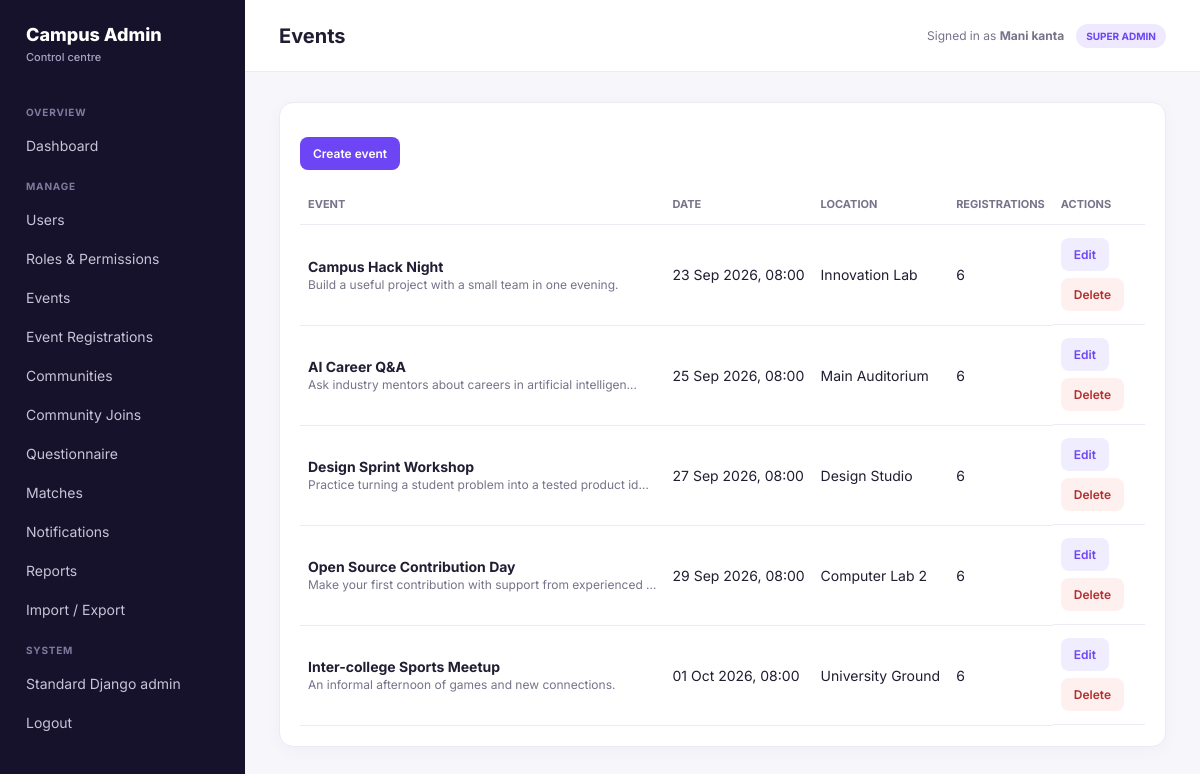
Screenshot of /admin-dashboard/events/ (signed in) with the database file from the repository.
### accounts/models.py (models this page shows, shortened)
class User(AbstractUser):
    id = models.UUIDField(primary_key=True, default=uuid.uuid4, editable=False)
    username = None  # Not used; authentication via email
    email = models.EmailField('Email Address', unique=True)
    first_name = models.CharField('First Name', max_length=150, blank=True)
    last_name = models.CharField('Last Name', max_length=150, blank=True)
    is_verified = models.BooleanField('Verified', default=False)
    created_at = models.DateTimeField(auto_now_add=True)
    updated_at = models.DateTimeField(auto_now=True)
    USERNAME_FIELD = 'email'
    REQUIRED_FIELDS = ['first_name', 'last_name']
    objects = UserManager()
    class Meta:
        db_table = 'accounts_user'
        ordering = ['-created_at']

### events/models.py (models this page shows, shortened)
class Event(models.Model):
    title = models.CharField(max_length=200)
    description = models.TextField(blank=True)
    start = models.DateTimeField()
    location = models.CharField(max_length=200, blank=True)
    color = models.CharField(max_length=7, default='#7C4DFF')
    attendees = models.ManyToManyField(
        settings.AUTH_USER_MODEL,
        blank=True,
        related_name='events',
    )
    created_at = models.DateTimeField(auto_now_add=True)
    class Meta:
        ordering = ('start',)

### admin_dashboard/views.py (the view)
# urls.py: path('events/', views.events, name='events'),
@dashboard_access
def events(request):
    return render(request, 'admin_dashboard/events.html', _context(request, events=Event.objects.all()))

### admin_dashboard/permissions.py (called while the page is built)
def dashboard_access(view):
    @wraps(view)
    def wrapped(request, *args, **kwargs):
        if not request.user.is_authenticated or not request.user.is_staff:
            raise PermissionDenied
        return view(request, *args, **kwargs)
    return wrapped

### admin_dashboard/views.py (called while the page is built)
def _role(user):
    if user.is_superuser:
        return 'SUPER ADMIN'
    return user.groups.values_list('name', flat=True).first() or ('ADMIN' if user.is_staff else 'STUDENT')

def _context(request, **extra):
    return {'admin_role': _role(request.user), **extra}

### templates/admin_dashboard/events.html
{% extends "admin_dashboard/base.html" %}{% block title %}Events{% endblock %}{% block heading %}Events{% endblock %}{% block content %}
<div class="panel"><p><a class="btn" href="{% url 'admin_dashboard:event_new' %}">Create event</a></p><div class="table-wrap"><table class="table"><tr><th>Event</th><th>Date</th><th>Location</th><th>Registrations</th><th>Actions</th></tr>{% for event in events %}<tr><td><strong>{{ event.title }}</strong><br><span class="muted">{{ event.description|truncatechars:60 }}</span></td><td>{{ event.start|date:"d M Y, H:i" }}</td><td>{{ event.location }}</td><td>{{ event.attendees.count }}</td><td class="actions"><a class="btn secondary" href="{% url 'admin_dashboard:event_edit' event.id %}">Edit</a><form method="post" action="{% url 'admin_dashboard:event_delete' event.id %}">{% csrf_token %}<button class="btn danger">Delete</button></form></td></tr>{% endfor %}</table></div></div>
{% endblock %}

### templates/admin_dashboard/base.html (shortened to what this page needs)
<!doctype html>
<html lang="en">
<head>
</head>
<body>
<div class="layout">
  <aside class="sidebar">
    <div class="brand">Campus Admin<small>Control centre</small></div>
    <nav class="nav">
      <div class="nav-title">Overview</div><a href="{% url 'admin_dashboard:dashboard' %}">Dashboard</a>
      <div class="nav-title">Manage</div><a href="{% url 'admin_dashboard:users' %}">Users</a><a href="{% url 'admin_dashboard:roles' %}">Roles & Permissions</a><a href="{% url 'admin_dashboard:events' %}">Events</a><a href="{% url 'admin_dashboard:event_registrations' %}">Event Registrations</a><a href="{% url 'admin_dashboard:communities' %}">Communities</a><a href="{% url 'admin_dashboard:community_joins' %}">Community Joins</a><a href="{% url 'admin_dashboard:questionnaire' %}">Questionnaire</a><a href="{% url 'admin_dashboard:matches' %}">Matches</a><a href="{% url 'admin_dashboard:notifications' %}">Notifications</a><a href="{% url 'admin_dashboard:reports' %}">Reports</a><a href="{% url 'admin_dashboard:questionnaire_import_export' %}">Import / Export</a>
      <div class="nav-title">System</div><a href="/admin/">Standard Django admin</a><form method="post" action="{% url 'logout' %}">{% csrf_token %}<button style="display:block;width:100%;text-align:left;background:none;border:0;color:#c8c3d8;padding:10px 12px;border-radius:9px;font:inherit;cursor:pointer">Logout</button></form>
    </nav>
  </aside>
  <main class="main">
    <header class="topbar"><h1>{% block heading %}Dashboard{% endblock %}</h1><div class="identity"><span>Signed in as <strong>{{ request.user.get_full_name|default:request.user.email }}</strong></span><b class="badge">{{ admin_role }}</b></div></header>
    <section class="content">
      {% block content %}{% endblock %}
    </section>
  </main>
</div>
</body>
</html>

### templates/admin_dashboard/base.html (style rules this page uses)
:root { --purple:#6d45f5;--dark:#17122b;--muted:#77738a;--line:#eceaf4;--bg:#f7f6fb }
* { box-sizing:border-box }
body { margin:0;background:var(--bg);color:#211d32;font:14px Inter,system-ui,sans-serif }
.layout { display:flex;min-height:100vh }
.sidebar { width:245px;background:var(--dark);color:#fff;padding:24px 14px;flex-shrink:0 }
.brand { font-size:18px;font-weight:800;padding:0 12px 28px }
.brand small { display:block;color:#aaa2c4;font-size:11px;font-weight:500;margin-top:5px }
.nav-title { color:#817a9e;text-transform:uppercase;font-size:10px;font-weight:700;padding:14px 12px 7px;letter-spacing:.08em }
.nav a { display:block;color:#c8c3d8;text-decoration:none;padding:10px 12px;border-radius:9px;margin:2px 0 }
.main { flex:1;min-width:0 }
.topbar { height:72px;background:#fff;border-bottom:1px solid var(--line);display:flex;align-items:center;justify-content:space-between;padding:0 34px }
.topbar h1 { font-size:20px;margin:0 }
.identity { display:flex;align-items:center;gap:12px;color:var(--muted);font-size:12px }
.badge { background:#eee9ff;color:var(--purple);border-radius:99px;padding:6px 10px;font-weight:700;font-size:10px }
.content { padding:30px 34px;max-width:1400px }
.stat,.panel { background:#fff;border:1px solid var(--line);border-radius:14px;padding:20px;box-shadow:0 4px 18px #2c205408 }
.muted { color:var(--muted);font-size:12px }
.table-wrap { overflow:auto }
.table { width:100%;border-collapse:collapse }
.table th,.table td { text-align:left;border-bottom:1px solid var(--line);padding:13px 8px;white-space:nowrap }
.table th { font-size:11px;color:var(--muted);text-transform:uppercase }
.btn { display:inline-block;border:0;border-radius:8px;background:var(--purple);color:#fff;padding:9px 13px;text-decoration:none;font:600 12px Inter;cursor:pointer }
.btn.secondary { background:#f0edff;color:var(--purple) }
.btn.danger { background:#fff0f0;color:#b32e2e }
.actions { display:flex;gap:7px;flex-wrap:wrap }

### rows the page displays
User: user.get_full_name "Mani kanta"
Event: title "Campus Hack Night", description "Build a useful project with a small team in one evening.", start "23 Sep 2026, 08:00", location "Innovation Lab", attendees.count "6"
Event: title "AI Career Q&A", description "Ask industry mentors about careers in artificial intelligen…", start "25 Sep 2026, 08:00", location "Main Auditorium", attendees.count "6"
Event: title "Design Sprint Workshop", description "Practice turning a student problem into a tested product id…", start "27 Sep 2026, 08:00", location "Design Studio", attendees.count "6"
Event: title "Open Source Contribution Day", description "Make your first contribution with support from experienced …", start "29 Sep 2026, 08:00", location "Computer Lab 2", attendees.count "6"
Event: title "Inter-college Sports Meetup", description "An informal afternoon of games and new connections.", start "01 Oct 2026, 08:00", location "University Ground", attendees.count "6"

### other values shown
{{ admin_role }} "SUPER ADMIN"
